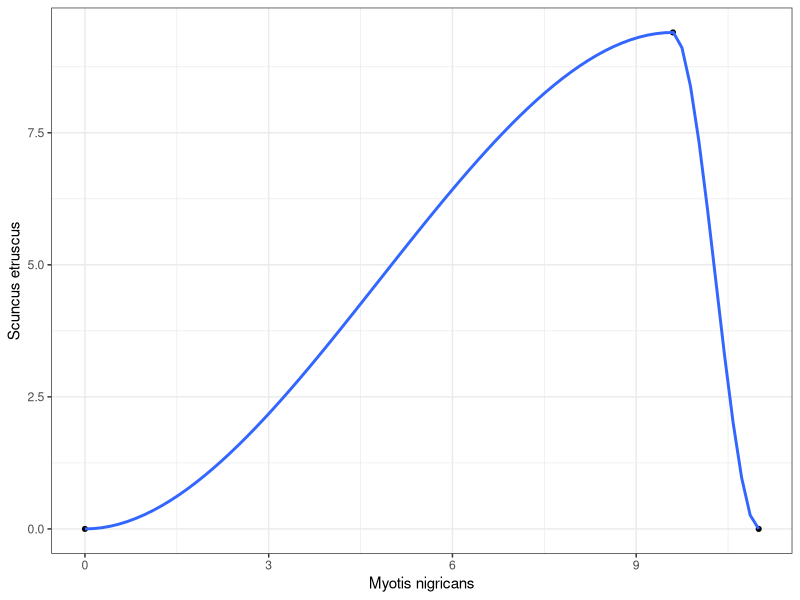
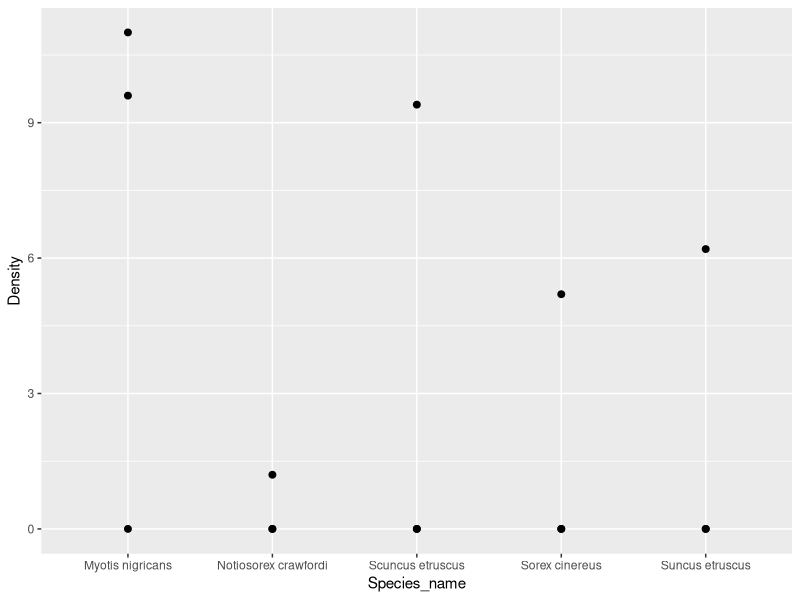
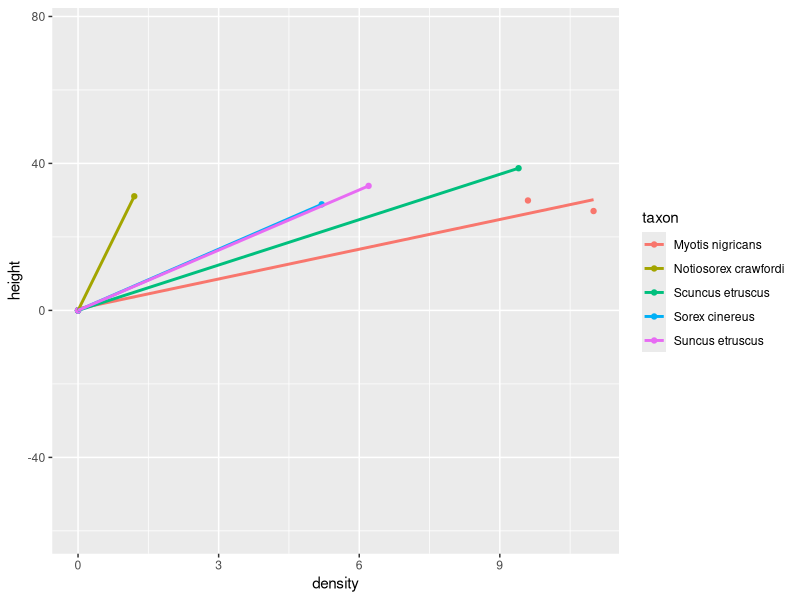
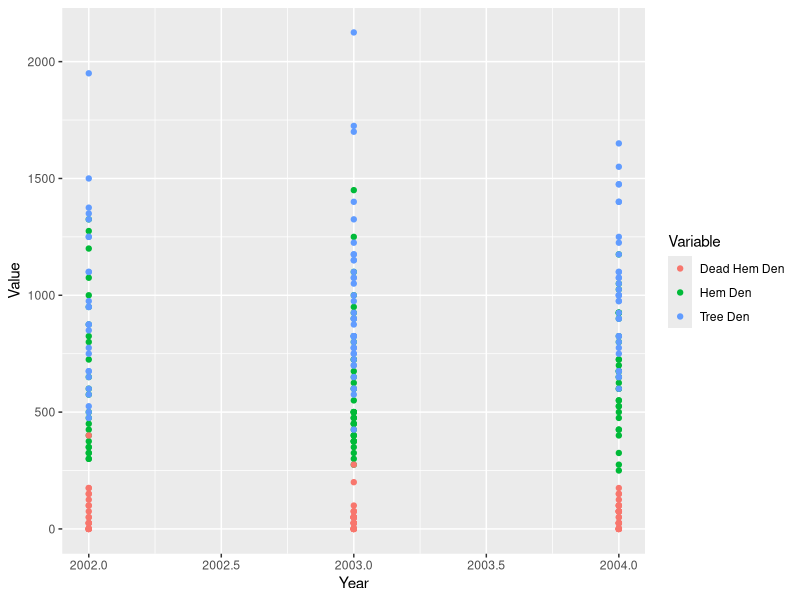

Generate these figures, in order, with R:
## ---- chunk 1
knitr::opts_chunk$set(echo = TRUE)
library(tidyr)
library(dplyr)
## ---- chunk 2

mammals <- data.frame(site = c(1,1,2,3,3,3), 
                      taxon = c('Suncus etruscus', 'Sorex cinereus', 
                                'Myotis nigricans', 'Notiosorex crawfordi', 
                                'Scuncus etruscus', 'Myotis nigricans'),
                      density = c(6.2, 5.2, 11.0, 1.2, 9.4, 9.6)
)

cat("The mammals data frame:\n")
mammals
## ---- chunk 3
library(tidyr)

m_wide <- mammals %>%
  spread(taxon, density)

m_wide
## ---- chunk 4
m_wide_0 <- mammals %>%
  spread(taxon, density, fill=0)

m_wide_0
## ---- chunk 5
m_long_0 <- mammals %>%
  complete(site, taxon, fill=list(density=0))

m_long_0
## ---- chunk 6
library(ggplot2)

ggplot(m_wide_0, mapping = aes(x=`Myotis nigricans`,
                               y=`Scuncus etruscus`)) +
  geom_point(size=1.4) +
  stat_smooth() +
  theme_bw()
## ---- chunk 7
m_long <- m_wide_0 %>%
  gather(Species_name, Density, -site)

m_long

#Another way of doing the same thing
m_long <- m_wide_0 %>%
  gather(Species_name, Density, `Myotis nigricans`:`Suncus etruscus`)

m_long
## ---- chunk 8

ggplot(m_long, mapping=aes(x=Species_name, y=Density)) +
  geom_point(size=2) +
  stat_summary(fun.data="mean_sdl", color="red")
## ---- chunk 9
mamh <- mammals %>%
  mutate(height=rnorm(6,30,3))
## ---- chunk 10
mamh2 <- mamh %>%
  unite(measurement, density, height, sep="_")

mamh2
## ---- chunk 11
mamh_long <- mamh2 %>%
  spread(taxon, measurement, fill="0_0") %>%
  gather(taxon, measurement, -site)

mamh_long
## ---- chunk 12
mamh_long <- mamh_long %>%
  separate(measurement, into = c("density", "height"), sep="_")

mamh_long
## ---- chunk 13
mamh_long <- mamh_long %>%
  mutate(density = as.numeric(density),
         height = as.numeric(height))
## ---- chunk 14
qplot(density, height, data=mamh_long, 
      color=taxon, geom="point") +
  stat_smooth(method="lm", fill=NA)
## ---- chunk 15
library(readxl)
hemlock <- read_excel("./data/18/hemlock.xlsx")
## ---- chunk 16
hem_gath <- hemlock %>%
  select(Stand:Latitude, `Hem Den`, `Dead Hem Den`, `Tree Den`) %>%
  gather(Variable, Value, `Hem Den`, `Dead Hem Den`, `Tree Den`)
## ---- chunk 17
qplot(Year, Value, data=hem_gath, color=Variable)
